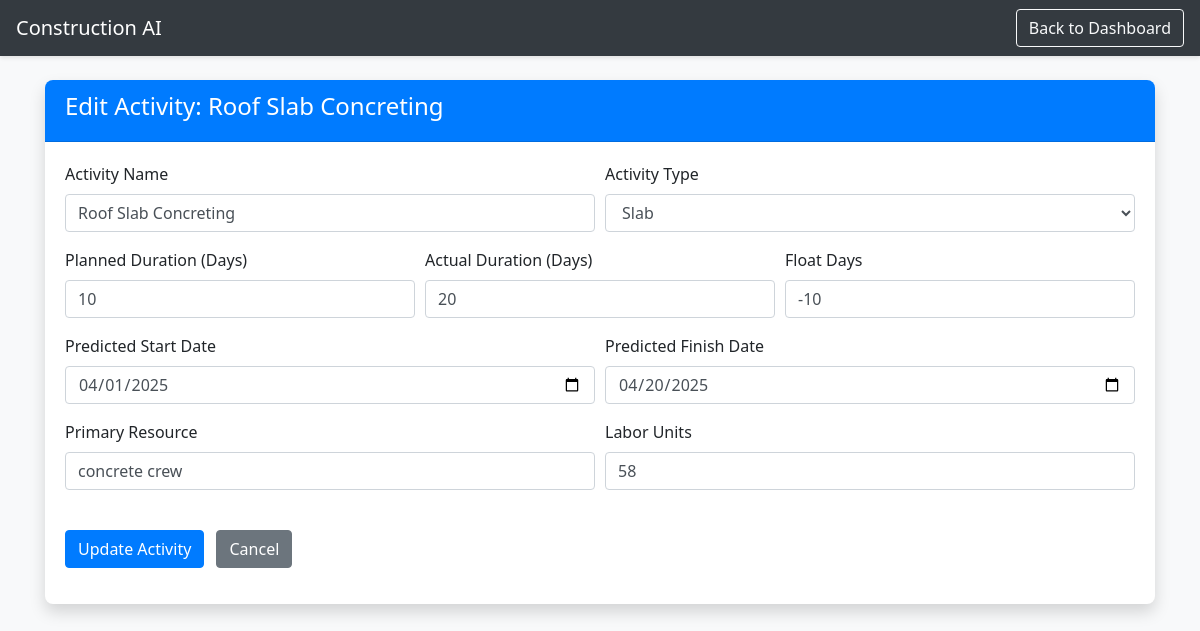
The app's page /edit_project/4 (signed in) with its own data.
### app.py (models this page shows)
class Project(db.Model):
    __tablename__ = 'projects'
    id = db.Column(db.Integer, primary_key=True)
    activity = db.Column(db.String(100), nullable=False)
    activity_type = db.Column(db.String(50))
    float_days = db.Column(db.Integer)
    primary_resource = db.Column(db.String(50))
    delay_probability = db.Column(db.Float)
    planned_duration = db.Column(db.Integer, nullable=False)
    actual_duration = db.Column(db.Integer, nullable=False)
    predicted_duration = db.Column(db.Integer)
    predicted_start = db.Column(db.Date)
    predicted_finish = db.Column(db.Date)
    planned_expense = db.Column(db.Float)
    labor_units = db.Column(db.Integer)
    admin_id = db.Column(db.Integer, db.ForeignKey('users.id'))

### app.py (the view, shortened to what this page needs)
@app.route('/edit_project/<int:id>', methods=['GET', 'POST'])
@login_required
def edit_project(id):
    if current_user.role != 'admin':
        flash('Permission denied', 'danger')
        return redirect(url_for('dashboard'))
    project = Project.query.get_or_404(id)
    if request.method == 'GET':
        return render_template('edit_project.html', project=project)

### app.py (called while the page is built)
@login_manager.user_loader
def load_user(user_id):
    return User.query.get(int(user_id))

### templates/edit_project.html (shortened to what this page needs)
<!DOCTYPE html>
<html>
<head>
    <link rel="stylesheet" href="https://stackpath.bootstrapcdn.com/bootstrap/4.5.2/css/bootstrap.min.css">
    <link rel="stylesheet" href="{{ url_for('static', filename='style.css') }}">
</head>
<body class="bg-light">
    <nav class="navbar navbar-dark bg-dark">
        <a class="navbar-brand" href="/dashboard">Construction AI</a>
        <a href="/dashboard" class="btn btn-outline-light">Back to Dashboard</a>
    </nav>
    <div class="container mt-4">
        <div class="card shadow">
            <div class="card-header bg-primary text-white">
                <h4>Edit Activity: {{ project.activity }}</h4>
            </div>
            <div class="card-body">
                <form method="POST">
                    <div class="form-row">
                        <div class="form-group col-md-6">
                            <label>Activity Name</label>
                            <input type="text" name="activity" class="form-control"
                                   value="{{ project.activity }}" required>
                        </div>
                        <div class="form-group col-md-6">
                            <label>Activity Type</label>
                            <select name="activity_type" class="form-control" required>
                                <option value="Slab" {% if project.activity_type == 'Slab' %}selected{% endif %}>Slab</option>
                            </select>
                        </div>
                    </div>
                    <div class="form-row">
                        <div class="form-group col-md-4">
                            <label>Planned Duration (Days)</label>
                            <input type="number" name="planned_duration" class="form-control"
                                   value="{{ project.planned_duration }}" required>
                        </div>
                        <div class="form-group col-md-4">
                            <label>Actual Duration (Days)</label>
                            <input type="number" name="actual_duration" class="form-control"
                                   value="{{ project.actual_duration }}" required>
                        </div>
                        <div class="form-group col-md-4">
                            <label>Float Days</label>
                            <input type="number" name="float_days" class="form-control"
                                   value="{{ project.float_days }}" required>
                        </div>
                    </div>
                    <div class="form-row">
                        <div class="form-group col-md-6">
                            <label>Predicted Start Date</label>
                            <input type="date" name="predicted_start" class="form-control"
                                   value="{{ project.predicted_start.strftime('%Y-%m-%d') }}" required>
                        </div>
                        <div class="form-group col-md-6">
                            <label>Predicted Finish Date</label>
                            <input type="date" name="predicted_finish" class="form-control"
                                   value="{{ project.predicted_finish.strftime('%Y-%m-%d') }}" required>
                        </div>
                    </div>
                    <div class="form-row">
                        <div class="form-group col-md-6">
                            <label>Primary Resource</label>
                            <input type="text" name="primary_resource" class="form-control"
                                   value="{{ project.primary_resource }}" required>
                        </div>
                        <div class="form-group col-md-6">
                            <label>Labor Units</label>
                            <input type="number" name="labor_units" class="form-control"
                                   value="{{ project.labor_units }}" required>
                        </div>
                    </div>
                    <div class="form-group mt-4">
                        <button type="submit" class="btn btn-primary mr-2">Update Activity</button>
                        <a href="/dashboard" class="btn btn-secondary">Cancel</a>
                    </div>
                </form>
            </div>
        </div>
    </div>
</body>
</html>
</body>
</html>

### static/style.css (style rules this page uses)
body { background-color: #f8f9fa; font-family: 'Segoe UI', Tahoma, Geneva, Verdana, sans-serif; }
.navbar { box-shadow: 0 2px 4px rgba(0,0,0,.1); }
.card { border: none; border-radius: 0.5rem; box-shadow: 0 0.15rem 1.75rem 0 rgba(58, 59, 69, 0.15); }
.card-header { border-radius: 0.5rem 0.5rem 0 0 !important; }

### records on screen
Project: activity "Roof Slab Concreting", activity_type "Slab", planned_duration "10", actual_duration "20", float_days "-10", predicted_start "04/01/2025", predicted_finish "04/20/2025", primary_resource "concrete crew", labor_units "58"
